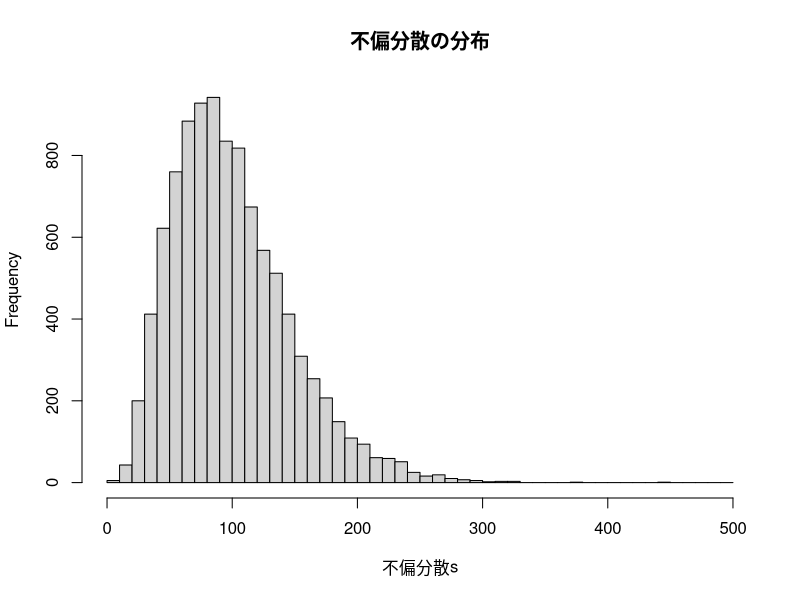
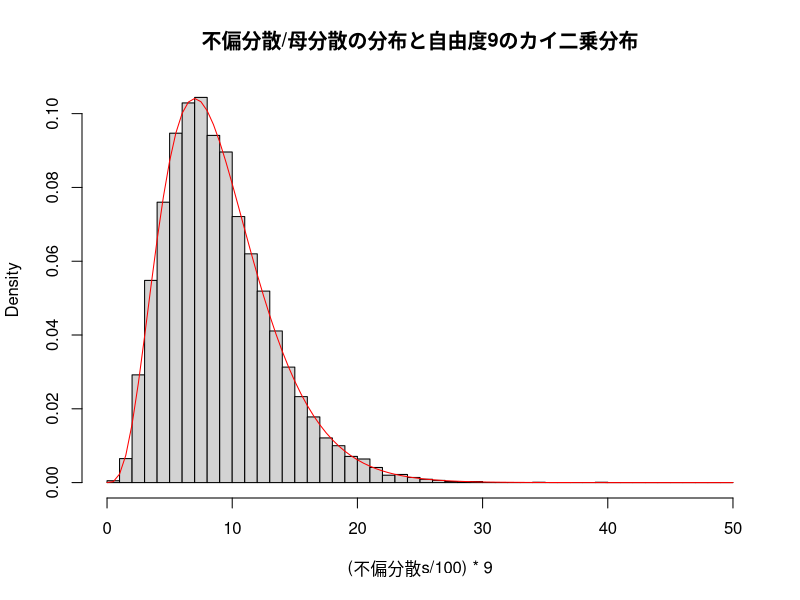

Write the R code that produced these figures, in order.
##
## 標本不偏分散の標本分布
##

samples.no <- 10000   # いくつ標本を用いるか
sample.size <- 10     # ひとつの標本の中のデータの個数

this.mean <- 50       # 分布の平均
this.sd <- 10         # 分布の標準偏差

不偏分散s <- numeric(samples.no) # 各々の標本の不偏分散値の保存場所

for (i in 1:samples.no) {
  標本 <- rnorm(n=sample.size, mean=this.mean, sd=this.sd) # ひとつの標本の生成
  不偏分散s[i] <- var(標本)
}

c(mean(不偏分散s),sd(不偏分散s))  # 標本不偏分散達の平均と分散

##
## 標本不偏分散の頻度表
##
hist(不偏分散s, breaks=seq(0,500,10), main="不偏分散の分布")

##
## 標本不偏分散の頻度表
##
hist((不偏分散s/100)*9, freq=FALSE, breaks=seq(0,50,1), main="不偏分散/母分散の分布と自由度9のカイ二乗分布")
curve(dchisq(x,9), add=TRUE, col="red")
